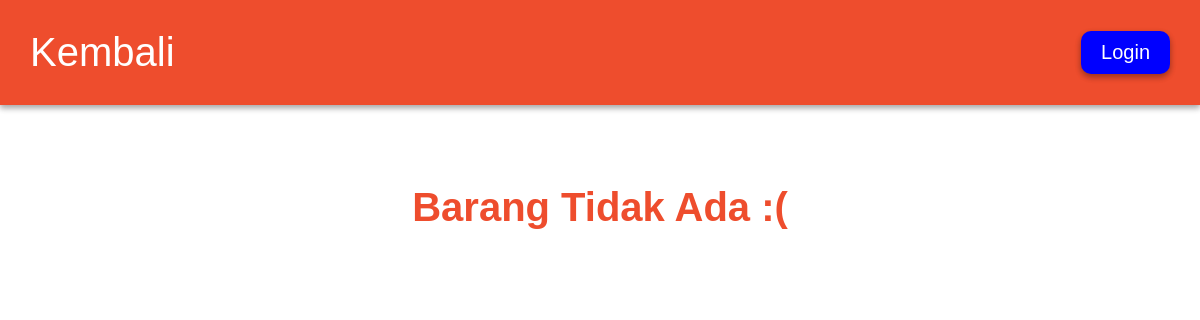
The app's page /kategori.php, older data.
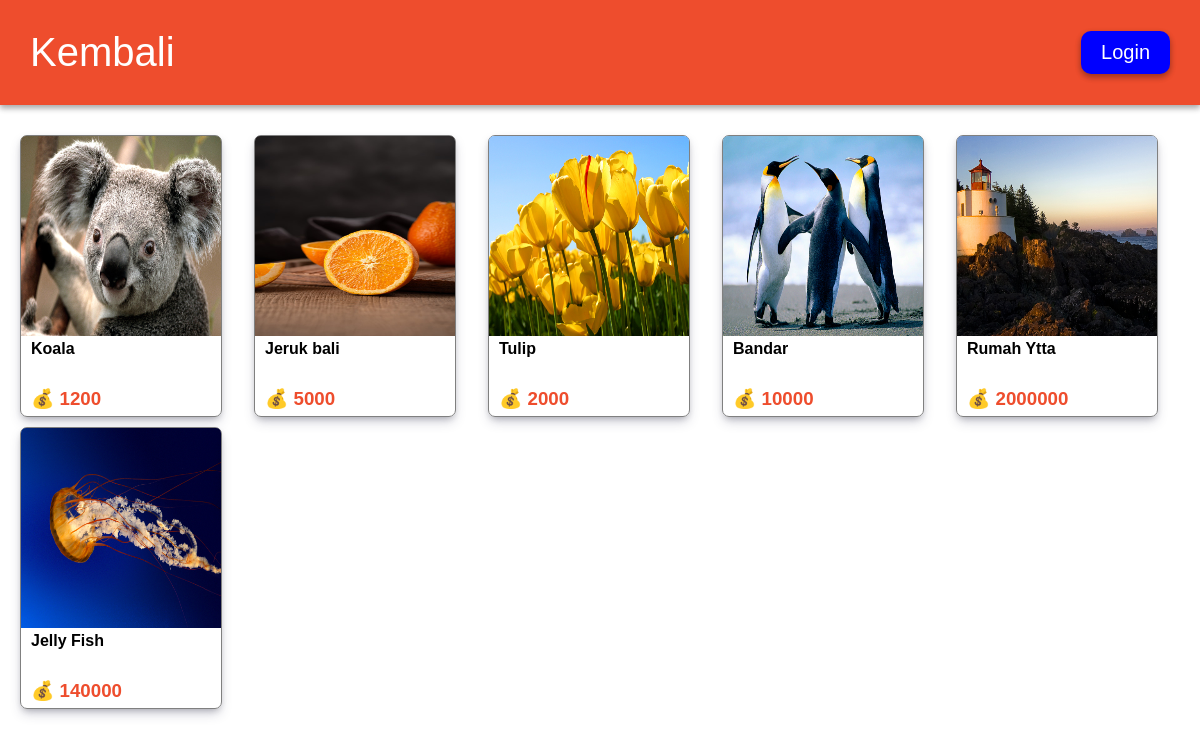
The same page, newer data.
### tables this page shows
CREATE TABLE `produk` (
  `id` int(11) NOT NULL,
  `produk` varchar(50) DEFAULT NULL,
  `keterangan` varchar(200) DEFAULT NULL,
  `harga` int(11) DEFAULT NULL,
  `img` varchar(50) DEFAULT NULL,
  `id_komen` varchar(50) DEFAULT NULL,
  `kategori` varchar(50) DEFAULT NULL
);

### fungsi.php (called while the page is built, shortened)
<?php
$conn = mysqli_connect('localhost','root','','shop');
function ambil($query){
    global $conn;
    $result = mysqli_query($conn,$query);
    $rows = [];
    while($row = mysqli_fetch_assoc($result) ){
        $rows[] = $row;
    }
    return $rows;
}
?>

### kategori.php (the view, shortened to what this page needs)
<?php
require 'fungsi.php';
$kategori = $_GET["kategori"];
$produk = ambil("SELECT * FROM produk WHERE kategori like '%$kategori%' ");
?>
<!DOCTYPE html>
<html lang="en">
<head>
    <link rel="stylesheet" href="css/kategori.css">
</head>
<body>
<div class="navbar">
        <a href="index.php"><h1>Kembali</h1></a>
        <ul>
            <?php if($_SESSION["login"] === false) : ?>
                <li class="login"><a href="login.php">Login</a></li>
            <?php endif ; ?>
        </ul>
    </div>
<div class="kelompok">
    <?php if(empty($produk) ) : ?>
        <h2>Barang Tidak Ada :( </h2>
    <?php endif ; ?>
    <ul class="produk">
            <?php foreach($produk as $produknya) : ?>
            <li>
                <div class="isi">
                    <a href="produk.php?id=<?= $produknya["id"] ?>">
                        <img src="img/<?= $produknya["img"] ?>">
                        <h4 ><?= $produknya["produk"] ?></h4>
                        <h3>💰 <?= $produknya["harga"] ?></h3>
                    </a>
                </div>
            </li>
            <?php endforeach ; ?>
        </ul>
</div>
</body>
</html>

Row changes from the older to the newer data that the page shows:
added produk: img (picture), produk "Koala", harga "1200"
added produk: img (picture), produk "Jeruk bali", harga "5000"
added produk: img (picture), produk "Tulip", harga "2000"
added produk: img (picture), produk "Bandar", harga "10000"
added produk: img (picture), produk "Rumah Ytta", harga "2000000"
added produk: img (picture), produk "Jelly Fish", harga "140000"
Text that changed along with them:
text no longer shown: "Barang Tidak Ada :("
